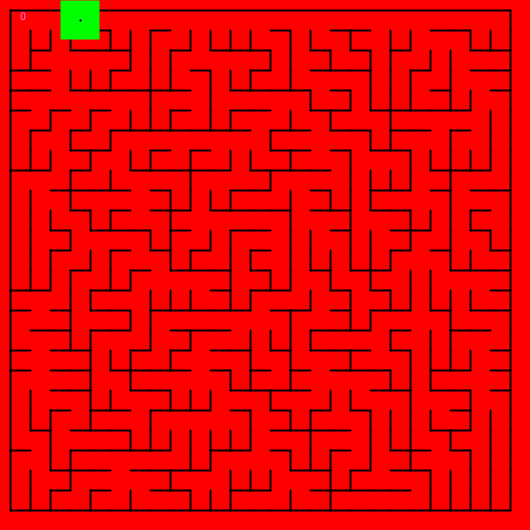
Frame 1 (no input)
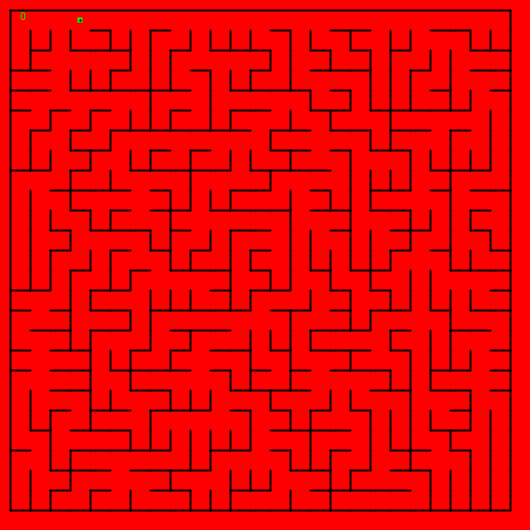
Frame 60 (the mouse pressed at the canvas centre just before this capture)
Frame 120 (the mouse held since frame 60 and released just before this capture): identical to frame 60, image omitted

The Processing sketch that drew these frames (run headless with seeded random() and noise(); from frame 60 on, the mouse is pressed at the canvas centre):

// Processing sketch: maze
// ── maze.pde
Grid grid;
ScreenGrid screenGrid;

ArrayList<ScreenCell> cells;
int state = 0;
int cellSize = 20;

Cell playerCell;
float playerX, playerY;
float playerAngle;
float playerDeltaX, playerDeltaY;
int playerSize = cellSize * 2;

void setup() {
  size(530, 530);
  //fullScreen();
  
  int rowNb = (height - 20) / cellSize;
  int colNb = (width - 20) / cellSize;
  grid = new Grid(rowNb, colNb);
  
  //BinaryTree walker = new BinaryTree();
  Sidewinder walker = new Sidewinder();
  walker.walk(grid);
  
  fill(255, 123, 245);
  
  cells = new ArrayList(grid.size());
  for(int i=0 ; i < grid.size() ; i++) {
    Cell cell = grid.getCells().get(i);
    ScreenCell drawnCell = new ScreenCell(cell, cellSize);
    cells.add(drawnCell);
  }
  
  screenGrid = new ScreenGrid();
  screenGrid.init(cells);
   
  int playerCellX = (int) random(grid.colNumber());
  int playerCellY = (int) random(grid.rowNumber());
  
  playerCell = grid.getCell(playerCellX, playerCellY);
  playerX = playerCell.getCol() * cellSize + (cellSize / 2);
  playerY = playerCell.getRow() * cellSize + (cellSize / 2);
  
  Cell startCell = grid.getCell(0, 0);
  Distances distances = startCell.distances();
  screenGrid.setDistances(distances);
}

void drawRay() {
  int r, mapX, mapY, dof;
  float rayX, rayY, rayAngle, xOffset, yOffset;
  
  rayAngle = playerAngle;
  rayX = 0;
  rayY = 0;
  xOffset = 0;
  yOffset = 0;
  boolean up = false;
  boolean down = false;
  
  for (r = 0; r < 1 ; r++) {
    dof = 0;
    up = false;
    down = false;
    float aTan = -1 / tan(rayAngle);
    
    // looking for rayX and rayY -> coordinates of the point where the ray hits an horizontal line
    
    // looking up
    if (rayAngle > PI) {
      println("looking up");
      up = true;
      down = false;
      
      rayY = ((playerY / cellSize) * cellSize ) - 0.0001;
      rayX = (playerY - rayY) * aTan + playerX;
      yOffset = -cellSize;
      xOffset = -yOffset * aTan;
    }
  
    // looking down
    if (rayAngle < PI) {
      println("looking down");
      up = false;
      down = true;
      
      rayY = ((playerY / cellSize) * cellSize ) + cellSize;
      rayX = (playerY - rayY) * aTan + playerX;
      yOffset = cellSize;
      xOffset = -yOffset * aTan;
    }
    
    // looking right or left
    if (rayAngle == 0 || rayAngle == PI) {
      println("looking sides");
      up = false;
      down = false;
      rayX = playerX;
      rayY = playerY;
      dof = grid.rowNumber();
    }
    
    while (dof < grid.rowNumber()) {
      mapX = (int) rayX / cellSize;
      mapY = (int) rayY / cellSize;
      
      println("mapx " + mapX + " - mapY " + mapY);

      boolean hitWall = false;
      
      // check that the cell pos is legit and if there is a wall
      if (mapX >= 0 && mapX < grid.colNumber() && mapY >= 0 && mapY < grid.rowNumber()) {
        Cell cell = grid.getCell(mapY, mapX);
        if (up) {
          hitWall = !cell.isLinked(cell.getSouth());
          if (hitWall) {
            // adjust rayY to cell south wall Y
            rayY = cell.getRow() * cellSize + cellSize;
          }
        } else if (down) {
          hitWall = !cell.isLinked(cell.getNorth());
          if (hitWall) {
            // adjust rayY to cell south wall Y
            rayY = cell.getRow() * cellSize;
          }
        }
      }
      
      if (hitWall) {
        dof = grid.rowNumber();
      } else {
        // no wall, move to the next cell
        rayX = rayX + xOffset;
        rayY = rayY + yOffset;
        dof = dof + 1;
      }
    }
    
    stroke(0, 0, 0);
    line(playerX, playerY, rayX, rayY);
  }
}

void drawPlayer() {
  //ScreenCell cell = cells.get(playerCell);
  //int x = playerCell.getCol() * cellSize + (cellSize / 2);
  //int y = playerCell.getRow() * cellSize + (cellSize / 2);
  
  if (playerSize > (cellSize / 4)) {
    playerSize = playerSize - 1;
  }
  
  fill(0, 255, 0);
  noStroke();
  rectMode(CENTER);
  rect(playerX, playerY, playerSize, playerSize);
  
  // draw player sight
  stroke(0, 0, 255);
  line(playerX, playerY, playerX + playerDeltaX * 5, playerY + playerDeltaY * 5);
}

void drawMaze() {
  
  // shift everything by 10 to not draw on the sides
  translate(10, 10);
  
  stroke(0);
  strokeWeight(2);
  //draw north outer wall of maze
  line(0, 0, cellSize * grid.colNumber(), 0);
  //draw west outer wall of maze
  line(0, 0, 0, cellSize * grid.rowNumber());
  
  screenGrid.draw();
  
  //draw each room
  /*for(int i=0 ; i < cells.size() ; i++) {
    cells.get(i).draw();
  }*/
}

void blink() {
  if (state == 0) {
    stroke(255, 0, 0);
    state = 1;
  } else if (state == 1) {
    stroke(0, 255, 0);
    state = 2;
  } else {
    stroke(0, 0, 255);
    state = 0;
  }
}

void draw() {
  //clear background
  background(255);
  stroke(0, 0, 0);
  
  //blink();
  
  background(255, 0, 0);
  drawMaze();
  drawPlayer();
  drawRay();
}

void keyPressed() {
   if (key == CODED) {
     if (keyCode == UP) {
       playerX = playerX + playerDeltaX;
       playerY = playerY + playerDeltaY;
     } else if (keyCode == DOWN) {
       playerX = playerX - playerDeltaX;
       playerY = playerY - playerDeltaY;
     } else if (keyCode == RIGHT) {
       playerAngle += 0.1;
       playerDeltaX = cos(playerAngle) * 5;
       playerDeltaY = sin(playerAngle) * 5;
       
       if (playerAngle > 2*PI) {
         playerAngle -= 2*PI;
       }
     } else if (keyCode == LEFT) {
       playerAngle -= 0.1;
       if (playerAngle < 0) {
         playerAngle += 2*PI;
       }
       playerDeltaX = cos(playerAngle) * 5;
       playerDeltaY = sin(playerAngle) * 5;
     } 
   } else {
     if (key == 'f') {
       playerSize = cellSize * 2;
     }
   }
}

// ── BinaryTree.pde
class BinaryTree {
  void walk(Grid grid) {
    
    for (int i=0 ; i < grid.size() ; i++) {
      Cell cell = grid.getCells().get(i);
      ArrayList<Cell> neighbors = new ArrayList();
      
      if (cell.getNorth() != null) {
        neighbors.add(cell.getNorth());
      }
      
      if (cell.getEast() != null) {
        neighbors.add(cell.getEast());
      }
      
      print("cell " + i + "->");
      if (neighbors.size() > 0) {
        int index = (int) random(neighbors.size());
       
        Cell neighbor = neighbors.get(index);
        
        if (neighbor != null) {
          println("creating link to " + index);
          cell.link(neighbor, true);
        }
      } else {
        println("no link created");
      }
    }
  }
}

// ── Distance.pde
class Distances {
  
  Cell root;
  HashMap<Cell, Integer> cells;
  
  Distances(Cell root) {
    this.root = root;
    this.cells = new HashMap<Cell, Integer>();
    this.cells.put(root, 0);
  }
  
  Integer get(Cell cell) {
    return cells.get(cell);
  }
  
  void setDistance(Cell cell, int distance) {
    cells.put(cell, distance);
  }
  
  Object[] getCells() {
    return cells.keySet().toArray();
  }
}

// ── Grid.pde
class Cell {
  int col, row;
  HashMap<Cell, Boolean> links;
  Cell north, south, east, west; 
 
  Cell(int row, int col) {
    this.col = col;
    this.row = row;
    this.links = new HashMap();
  }
  
  int getRow() {
    return row;
  }
  
  int getCol() {
    return col;
  }
  
  void setNorth(Cell cell) {
    north = cell;
  }
  
  Cell getSouth() {
    return south;
  }
  
  Cell getNorth() {
    return north;
  }
  
  Cell getEast() {
    return east;
  }
  
  Cell getWest() {
    return west;
  }
  
  void setSouth(Cell cell) {
    south = cell;
  }
  
  void setEast(Cell cell) {
    east = cell;
  }
  
  void setWest(Cell cell) {
    west = cell;
  }
  
  void link(Cell cell, boolean bidi) {
    links.put(cell, true);
    if (bidi) {
      cell.link(this, false);
    }
  }
  
  void unlink(Cell cell) {
    links.remove(cell);
    cell.unlink(this);
  }
  
   ArrayList<Cell> getNeighbors() {
     ArrayList<Cell> cells = new ArrayList();
     if (north != null) {
       cells.add(north);
     }
     if (south != null) {
       cells.add(south);
     }
     if (east != null) {
       cells.add(east);
     }
     if (west != null) {
       cells.add(west);
     }
     return cells;
  }
  
  Boolean isLinked(Cell cell) {
    return links.containsKey(cell); 
  }
  
  Distances distances() {
    Distances distances = new Distances(this);
    ArrayList<Cell> frontier = new ArrayList();
    frontier.add(this);
    
    while(frontier.size() > 0) {
      ArrayList<Cell> bla = new ArrayList();
      
      for (Cell cell : frontier) {
        for (Cell link : cell.getNeighbors()) {
          if (distances.get(link) != null) {
            distances.setDistance(link, distances.get(cell) + 1);
            bla.add(link);
          }
        }
      }
      
      frontier = bla;
    }
    
    return distances;
  }
}

class Grid {
  int rows, columns;
  ArrayList<ArrayList<Cell>> grid;
  
  Grid(int rows, int columns) {
    this.rows = rows;
    this.columns = columns;
    prepareGrid();
    configureCells();
  }
  
  void prepareGrid() {
    ArrayList<ArrayList<Cell>> rws = new ArrayList(rows);
    
    for(int i=0 ; i < rows ; i++) {
      ArrayList<Cell> cols = new ArrayList(columns);
      for(int y=0 ; y < columns ; y++) {
        cols.add(new Cell(i, y));
      }
      rws.add(cols);
    }
    
    this.grid = rws;
  }
  
  int size() {
    return rows * columns;
  }
  
  int rowNumber() {
    return rows;
  }
  
  int colNumber() {
    return columns;
  }
  
  Cell getCell(int row, int col) {
    if (row < 0 || row >= rows) {
      return null;
    }
    
    if (col < 0 || col >= columns) {
      return null;
    }
    
    return grid.get(row).get(col);
  }
  
  void configureCells() {
    for(int i=0 ; i < rows ; i++) {
      for(int y=0 ; y < columns ; y++) {
        Cell cell = getCell(i, y);
        
        cell.setNorth(getCell(i - 1, y));
        cell.setSouth(getCell(i + 1, y));
        cell.setWest(getCell(i, y - 1));
        cell.setEast(getCell(i, y + 1));
      }
    }
  }
  
  ArrayList<Cell> getCells() {
    ArrayList<Cell> cells = new ArrayList(size());
    for(int i=0 ; i < rows ; i++) {
      for(int y=0 ; y < columns ; y++) {
        cells.add(getCell(i, y));
      }
    }
    return cells;
  }
  
  ArrayList<ArrayList<Cell>> getRows() {
    return grid;
  }
}

// ── RoomTile.pde
class ScreenGrid {
  ArrayList<ScreenCell> cells;
  Distances distances;
  
  void init(ArrayList<ScreenCell> cells) {
    this.cells = cells;
  }
  
  void setDistances(Distances distances) {
    this.distances = distances;
  }
  
  void draw() {
    //draw each room
    for(ScreenCell sc : cells) {
      if (distances != null && distances.get(sc.getCell()) != null) {
        text(distances.get(sc.getCell()), 
          sc.getCell().getCol() * cellSize + (cellSize/2), 
          sc.getCell().getRow() * cellSize + (cellSize/2));
      }
      sc.draw();
    }
  }
}

class ScreenCell {
  Cell cell;
  int cellSize;
  int red;
  int green;
  int blue;
  
  ScreenCell(Cell cell, int size) {
    this.cell = cell;
    this.cellSize = size;
    this.red = 255;
    this.green = 123;
    this.blue = 245;
  }
  
  int getXCenter() {
    return cell.getCol() * cellSize + (cellSize / 2);
  }
  
  Cell getCell() {
    return cell;
  }
  
  int getYCenter() {
    return cell.getRow() * cellSize + (cellSize / 2);
  }
  
  int getCellSize() {
    return cellSize;
  }
  
  void draw() {
    // draw east wall
    if (!cell.isLinked(cell.getEast())) {
      // EAST WALL - topright to bottom pright
      line(cell.getCol() * cellSize + cellSize, cell.getRow() * cellSize,
        cell.getCol() * cellSize + cellSize, cell.getRow() * cellSize + cellSize);
    }
    
    // draw south wall
    if (!cell.isLinked(cell.getSouth())) {
      //SOUTH WALL - bottomleft to bottomright
      line(cell.getCol() * cellSize, cell.getRow() * cellSize + cellSize,
        cell.getCol() * cellSize + cellSize, cell.getRow() * cellSize + cellSize);
    }
    
    //WEST WALL - topleft to bottomleft
    //line(cell.getRow() * cellSize, cell.getCol() * cellSize, 
    //  cell.getRow() * cellSize, cell.getCol() * cellSize + cellSize);
    
    //NORTH WALL - topleft to top right
    //line(cell.getRow() * cellSize, cell.getCol() * cellSize,
    //  cell.getRow() * cellSize + cellSize, cell.getCol() * cellSize);

    // draw room floor
    //fill(255, 255, 255);
    //noStroke();
    //rect((cell.getRow() * cellSize) + 1, (cell.getCol() * cellSize) + 1, cellSize - 1, cellSize - 1);
  }
}

// ── Sidewinder.pde
class Sidewinder {
  void walk(Grid grid) {
    
    // loop over each row of the grid
    for (int i=0 ; i < grid.rowNumber() ; i++) {
      
      // get row
      ArrayList<Cell> row = grid.getRows().get(i);
      // prepare run for current row
      ArrayList<Cell> run = new ArrayList();
      
      // loop over each cell for current row
      for (int y=0 ; y < row.size() ; y++) {
        Cell cell = row.get(y);
        run.add(cell);
        
        boolean atEasternBoundary = cell.getEast() == null;
        boolean atNorthernBoundary = cell.getNorth() == null;
        boolean shouldCloseOut = atEasternBoundary || (!atNorthernBoundary && (int)random(2) == 0);
        
        if (shouldCloseOut) {
          int index = (int) random(run.size());
          Cell chosenCell = run.get(index);
          if (chosenCell.getNorth() != null) {
            chosenCell.link(chosenCell.getNorth(), true);
          }
          run.clear();
        } else {
          cell.link(cell.getEast(), true);
        }
      }
    }
  }
}
